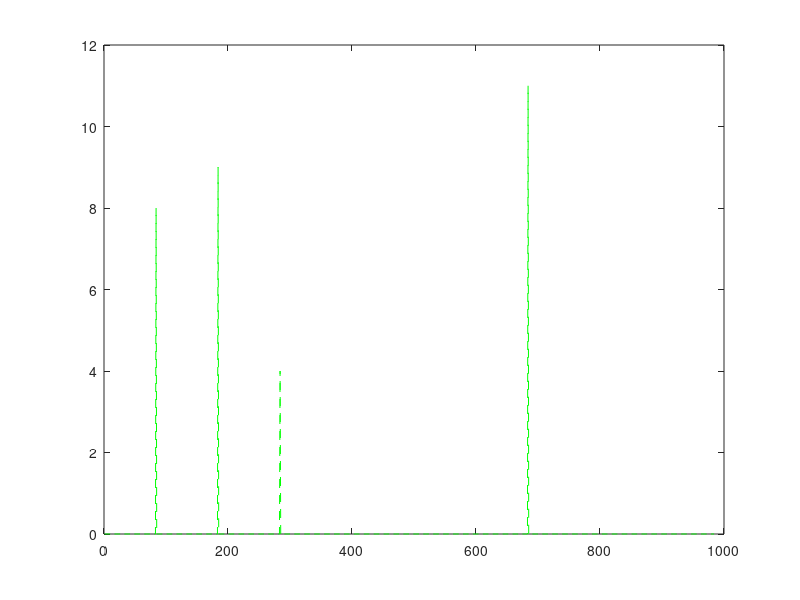
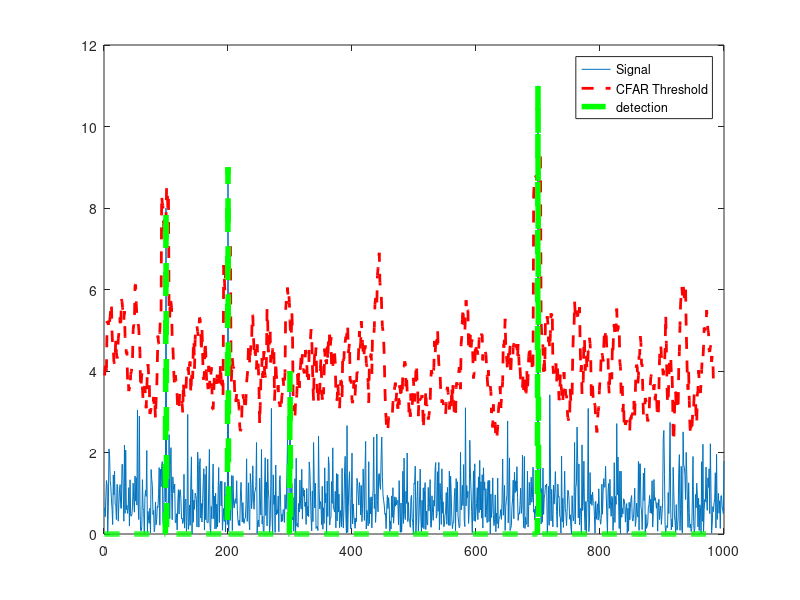

The MATLAB script that drew these images, in order:
% Implement 1D CFAR using lagging cells on the given noise and target scenario.

% Close and delete all currently open figures
close all;

% Data_points
Ns = 1000;

% Generate random noise
s=abs(randn(Ns,1));

%Targets location. Assigning bin 100, 200, 300 and 700 as Targets with the amplitudes of 8, 9, 4, 11.
s([100 ,200, 300, 700])=[8 9 4 11];

%plot the output
plot(s);

% Apply CFAR to detect the targets by filtering the noise.

% 1. Define the following:
% 1a. Training Cells
T = 12;
% 1b. Guard Cells 
G = 4;

% Offset : Adding room above noise threshold for desired SNR 
offset=5;

% Vector to hold threshold values 
threshold_cfar = [];

%Vector to hold final signal after thresholding
signal_cfar = [];


% 2. Slide window across the signal length
for i = 1:(Ns-(G+T))     

    % 2. - 5. Determine the noise threshold by measuring it within the training cells
    avg_noise_th = sum(s(i:i+T-1));    
    avg_noise_th = avg_noise_th/(T); 
    avg_noise_th = avg_noise_th * offset;
    threshold_cfar = [threshold_cfar, {avg_noise_th}];

    % 6. Measuring the signal within the CUT
    signal = s(i + T + G);

    % 8. Filter the signal above the threshold
    if(signal<avg_noise_th)
        signal = 0;
    end
    
    signal_cfar = [signal_cfar, {signal}];
end




% plot the filtered signal
plot (cell2mat(signal_cfar),'g--');

% plot original sig, threshold and filtered signal within the same figure.
figure,plot(s);
hold on,plot(cell2mat(circshift(threshold_cfar,G)),'r--','LineWidth',2)
hold on, plot (cell2mat(circshift(signal_cfar,(T+G))),'g--','LineWidth',4);
legend('Signal','CFAR Threshold','detection')
